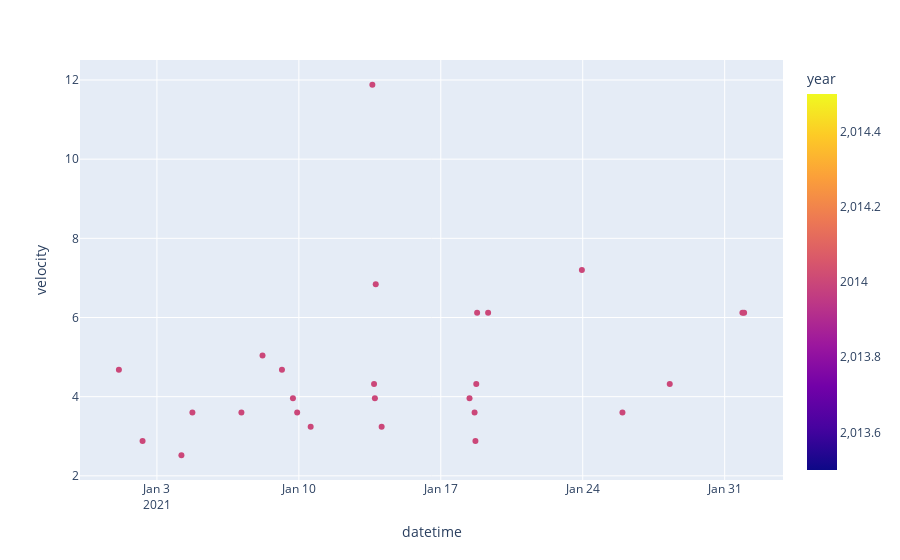

Here is the notebook cell this chart was saved with:
### Code cell
#Başarılı Atış Olasılıkları
#ilk bölmeyi yeniden çalıştırıp sonra bu sekmeyi çalıştır


Ay = int(input("Please enter month number:\n"))
yil=min(df.year)
maxyil=2020
basla=int(input("Please enter start day:\n"))
end=int(input("Please enter end day:\n"))
dataframe=df.loc[(df.year==yil) & (df.month==Ay)& (df.day>=basla)&(df.day<=end)]


dataframe=dataframe.assign(Binary='')

dataframe.loc[(dataframe["Binary"]==""),"Binary"]=0

dataframe.loc[(dataframe["velocity"]<=10.00) &(dataframe["direction"]>=233)&(dataframe["direction"]<=293),"Binary"]=1
dataframe.loc[(dataframe["velocity"]<=12.00) &(dataframe["direction"]>=238)&(dataframe["direction"]<=288),"Binary"]=1
dataframe.loc[(dataframe["velocity"]<=15.00)&(dataframe["direction"]>=243)&(dataframe["direction"]<=283),"Binary"]=1
dataframe.loc[(dataframe["velocity"]<=18.00)&(dataframe["direction"]>=248)&(dataframe["direction"]<=278),"Binary"]=1

start=min(dataframe.hour)
finish=max(dataframe.hour)
prob=dataframe.groupby("hour")["Binary"].value_counts(normalize=True)*100
prob.columns =["hour", "Binary", "probability"]

#databinary1=dataframe.loc[(dataframe["Binary"]=1)]
#plt.plot(databinary1.,databinary1.velocity, label=yil)
#print(b.head(50))
#print(prob.head(100))
#Binary=1 Grafiği, önceki kodu çalıştır
import datetime
import plotly.express as px

df=dataframe.loc[(dataframe["Binary"]==1)]

first = df
second=pd.DataFrame(first)
second.drop(['direction', 'velocity',"Binary"], axis=1, inplace=True)
second= second.assign(year=2021)
secondtime=pd.to_datetime(second,format='%d-%m-%Y', errors='coerce')
first["datetime"]=secondtime 
everynvelocity=first.velocity
dayrepeat=first.datetime
    #everynvelocity=first.groupby(everynvelocity.index // N).sum()/N
    #dayrepeat=dayrepeat[dayrepeat.index % N==0]
if (len(dayrepeat)==len(everynvelocity)):
    fig = px.scatter(first, x=dayrepeat, y=everynvelocity, color="year")
else :
    everynvelocity =everynvelocity[:-1]
    fig = px.scatter(first, x=dayrepeat, y=everynvelocity, color="year")
  


 
#plt.legend()
#plt.xlabel("Gün")
#plt.ylabel("Rüzgar Yönü ")
#plt.rcParams["figure.figsize"] = (16,9)
#plt.xlim([datetime.date(2021,11,1),datetime.date(2021,11, 9)])
#print(first.head(60))
#print(dataframe.head(500))
fig.show()

### Figure 1 — Plotly figure (JSON) as saved in the notebook; plotly's stock layout.template omitted (floating-point values rounded to 4 significant figures)
{"data": [{"hovertemplate": "datetime=%{x}<br>velocity=%{y}<br>year=%{marker.color}<extra></extra>", "legendgroup": "", "marker": {"color": [2014, 2014, 2014, 2014, 2014, 2014, 2014, 2014, 2014, 2014, 2014, 2014, 2014, 2014, 2014, 2014, 2014, 2014, 2014, 2014, 2014, 2014, 2014, 2014, 2014, 2014], "coloraxis": "coloraxis", "symbol": "circle"}, "mode": "markers", "name": "", "orientation": "v", "showlegend": false, "type": "scatter", "x": ["2021-01-01T03:00:00", "2021-01-02T07:00:00", "2021-01-04T05:00:00", "2021-01-04T18:00:00", "2021-01-07T04:00:00", "2021-01-08T05:00:00", "2021-01-09T04:00:00", "2021-01-09T17:00:00", "2021-01-09T22:00:00", "2021-01-10T14:00:00", "2021-01-13T15:00:00", "2021-01-13T17:00:00", "2021-01-13T18:00:00", "2021-01-13T19:00:00", "2021-01-14T02:00:00", "2021-01-18T10:00:00", "2021-01-18T16:00:00", "2021-01-18T17:00:00", "2021-01-18T18:00:00", "2021-01-18T19:00:00", "2021-01-19T08:00:00", "2021-01-23T23:00:00", "2021-01-25T23:00:00", "2021-01-28T07:00:00", "2021-01-31T21:00:00", "2021-01-31T23:00:00"], "xaxis": "x", "y": [4.68, 2.88, 2.52, 3.6, 3.6, 5.04, 4.68, 3.96, 3.6, 3.24, 11.88, 4.32, 3.96, 6.84, 3.24, 3.96, 3.6, 2.88, 4.32, 6.12, 6.12, 7.2, 3.6, 4.32, 6.12, 6.12], "yaxis": "y"}], "layout": {"coloraxis": {"colorbar": {"title": {"text": "year"}}, "colorscale": [[0, "#0d0887"], [0.1111, "#46039f"], [0.2222, "#7201a8"], [0.3333, "#9c179e"], [0.4444, "#bd3786"], [0.5556, "#d8576b"], [0.6667, "#ed7953"], [0.7778, "#fb9f3a"], [0.8889, "#fdca26"], [1, "#f0f921"]]}, "legend": {"tracegroupgap": 0}, "margin": {"t": 60}, "xaxis": {"anchor": "y", "domain": [0, 1], "title": {"text": "datetime"}}, "yaxis": {"anchor": "x", "domain": [0, 1], "title": {"text": "velocity"}}}}
